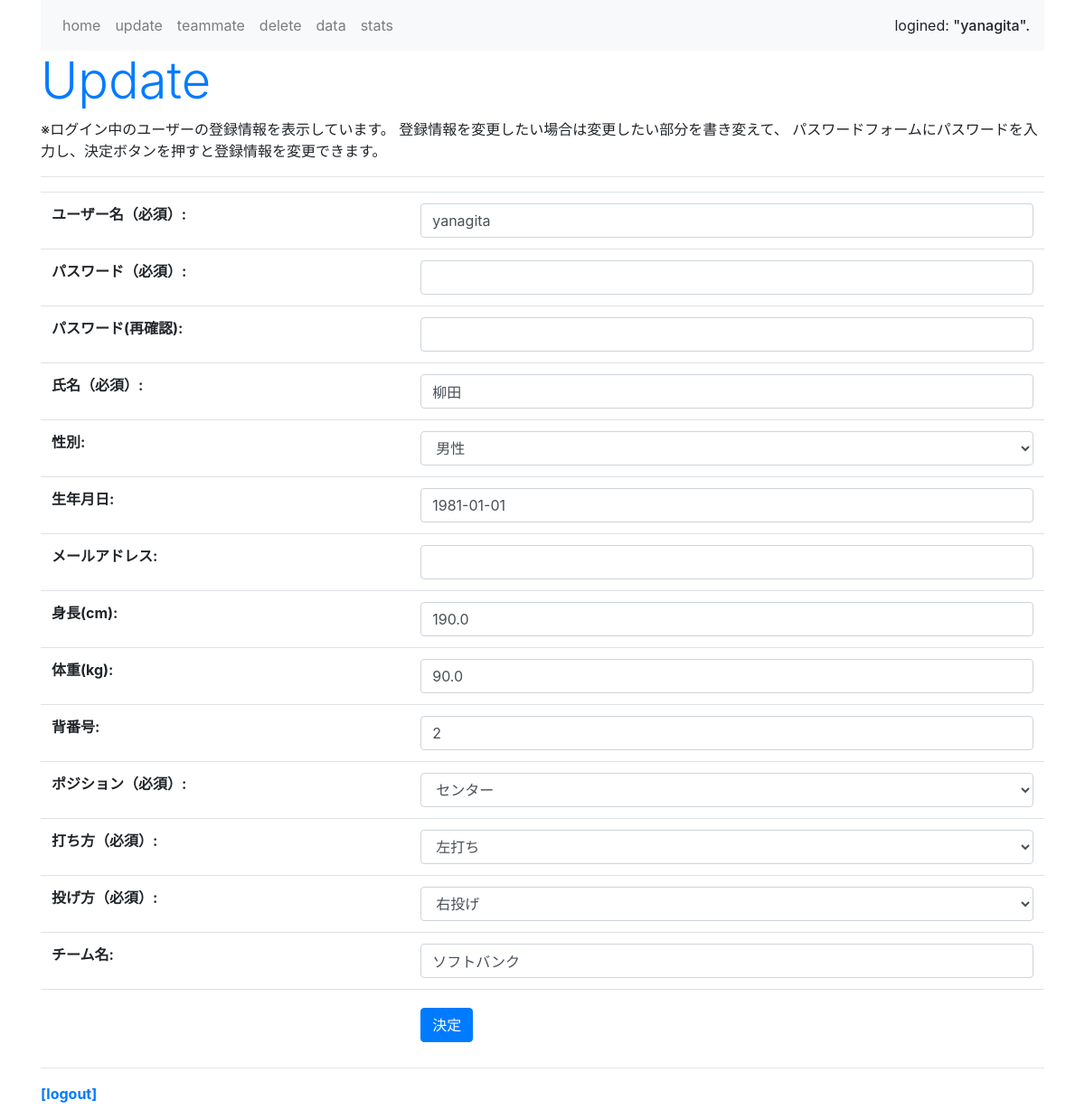
The page /update/25 (signed in) on the database its author committed.
### baseball_app/models.py (models this page shows, shortened)
class Profile(models.Model):
    GENDER_CHOICES = (
        ('man', '男性'),
        ('woman', '女性'),
        ('other', 'その他'),
    )
    POSITION_CHOICES = (
        ('picher', 'ピッチャー'),
        ('catcher', 'キャッチャー'),
        ('first', 'ファースト'),
        ('second', 'セカンド'),
        ('third', 'サード'),
        ('short', 'ショート'),
        ('left', 'レフト'),
        ('center', 'センター'),
        ('right', 'ライト'),
    )
    BATTING_HANDEDNESS_CHOICES = (
        ('right_handed_batting', '右打ち'),
        ('left_handed_batting', '左打ち'),
        ('switch_hitter', '両打ち'),
    )
    THROWING_HANDEDNESS_CHOICES = (
        ('right_handed_throwing', '右投げ'),
        ('left_handed_throwing', '左投げ'),
        ('switch_picher', '両投げ'),
    )
    user = models.OneToOneField(User, on_delete=models.CASCADE)
    name = models.CharField('氏名（必須）', max_length=100)
    gender = models.CharField('性別',blank=True, null=True, max_length=5, choices=GENDER_CHOICES)
    birthday = models.DateField('生年月日', blank=True, null=True)
    email = models.EmailField('メールアドレス', blank=True, null=True)
    height = models.FloatField('身長(cm)', blank=True, null=True, validators=[MinValueValidator(50), MaxValueValidator(300)])
    weight = models.FloatField('体重(kg)', blank=True, null=True, validators=[MinValueValidator(20), MaxValueValidator(200)])
    uniform_number = models. PositiveIntegerField('背番号', blank=True, null=True, validators=[MinValueValidator(1), MaxValueValidator(999)])
    position = models.CharField('ポジション（必須）', max_length=7, choices=POSITION_CHOICES)
    batting_handedness = models.CharField('打ち方（必須）', max_length=20, choices=BATTING_HANDEDNESS_CHOICES)
    throwing_handedness = models.CharField('投げ方（必須）', max_length=21, choices=THROWING_HANDEDNESS_CHOICES)
    team = models.CharField('チーム名', max_length=100, blank=True, null=True)

### baseball_app/views.py (the view, shortened to what this page needs)
# urls.py: path('update/<int:pk>', updateview, name='update'),
@login_required()
def updateview(request, pk):
    user = get_object_or_404(User, pk=pk)
    profile = Profile.objects.get(user_id=pk)
    user_form = UserCreateForm(request.POST or None, instance=user)
    profile_form = ProfileForm(request.POST or None, instance=profile)
    context = {
        "user_form": user_form,
        "profile_form": profile_form,
    }
    return render(request, 'update.html', context)

### baseball_app/forms.py
class UserCreateForm(UserCreationForm):
    username = forms.CharField(label='ユーザー名（必須）', \
        widget=forms.TextInput(attrs={'class':'form-control'}))
    password1 = forms.CharField(label='パスワード（必須）', \
        widget=forms.PasswordInput(attrs={'class':'form-control'}))
    password2 = forms.CharField(label='パスワード(再確認)', \
        widget=forms.PasswordInput(attrs={'class':'form-control'}))

class ProfileForm(forms.ModelForm):
    def __init__(self, *args, **kwargs):
        super().__init__(*args, **kwargs)
        for field in self.fields.values():
            field.widget.attrs["class"] = "form-control"
    class Meta:
        model = Profile
        fields = (
            "name", "gender", "birthday", "email", "height", "weight", "uniform_number", "position", "batting_handedness", "throwing_handedness", "team"
        )

### templates/update.html (shortened to what this page needs)
{% extends 'base.html' %}
{% block header %}
<h1 class="display-4 text-primary">Update</h1>
<p class="caption">※ログイン中のユーザーの登録情報を表示しています。
    登録情報を変更したい場合は変更したい部分を書き変えて、
    パスワードフォームにパスワードを入力し、決定ボタンを押すと登録情報を変更できます。
</p>
{% endblock header %}
{% block content %}
<form action="" method="POST">{% csrf_token %}
    <table class="table">
    {{ user_form.as_table }}
    <hr>
    {{ profile_form.as_table }}
    <tr>
        <th>
            <td>
                <input type="submit" value="決定" class="btn btn-primary mt-2"></table>
</form>
{% endblock content %}

### templates/base.html (shortened to what this page needs)
<!doctype html>
<html lang="ja">
    <head>
        <link rel="stylesheet" href="https://stackpath.bootstrapcdn.com/bootstrap/4.5.0/css/bootstrap.min.css">
    </head>
    <body class="container">
        <nav class="navbar navbar-expand navbar-light bg-light">
            <ul class="navbar-nav mr-auto">
                <li class="nav-item"><a href="{% url 'home' %}" class="nav-link">home</a></li>
                <li class="nav-item"><a href="{% url 'update' user.pk %} " class="nav-link">update</a></li>
                <li class="nav-item"><a href="{% url 'list' %}" class="nav-link">teammate</a></li>
                <li class="nav-item"><a href="{% url 'delete' %}" class="nav-link">delete</a></li>
                <li class="nav-item"><a href="{% url 'data' %}" class="nav-link">data</a></li>
                <li class="nav-item"><a href="{% url 'stats' %}" class="nav-link">stats</a></li>
                </ul>
            <span>logined: <span class="h6">"{{ request.user.username }}".</span> </span>
        </nav>
        <div>
            {% block header %}{% endblock header %}
        </div>
        {% block content %}{% endblock content %}
        <hr>
        <div class="my-3">
            <span class="font-weight-bold"><a href="{% url 'logout' %}">[logout]</a></span>
        </div>
    </body>
</html>

### rows shown on the page
Profile: name "柳田", gender "男性", birthday "1981-01-01", height "190.0", weight "90.0", uniform_number "2", position "センター", batting_handedness "左打ち", throwing_handedness "右投げ", team "ソフトバンク"

### other values the page prints
{{ request.user.username }} "yanagita"
